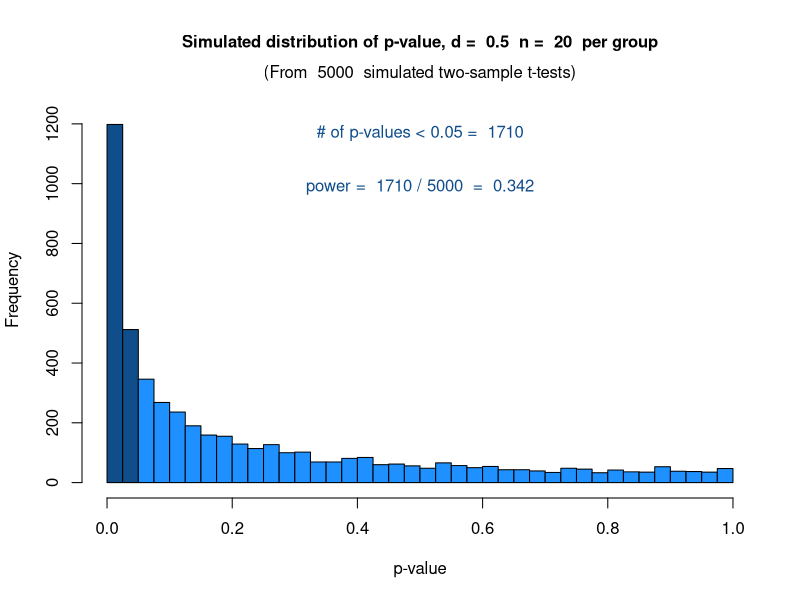
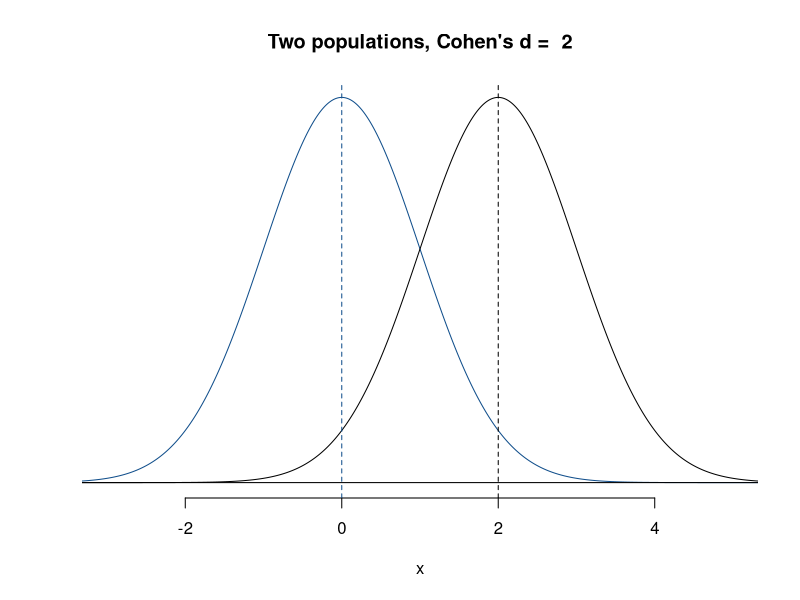
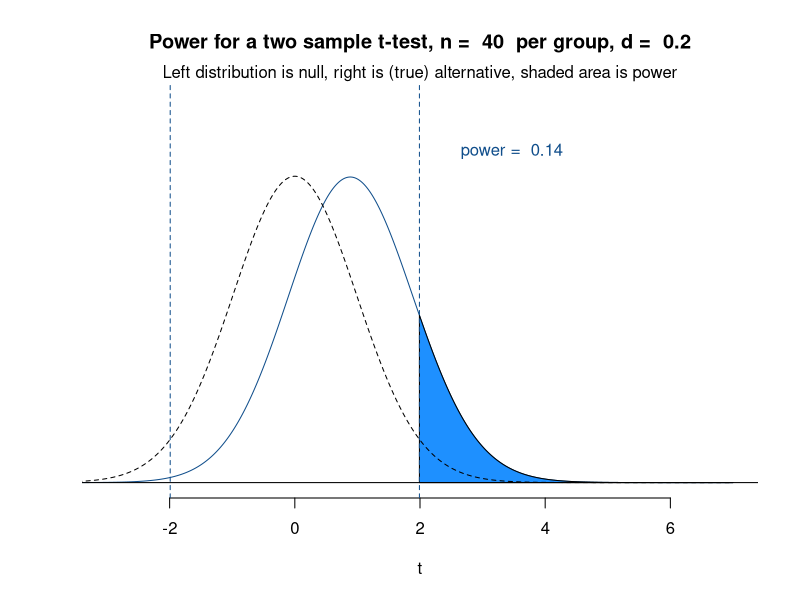
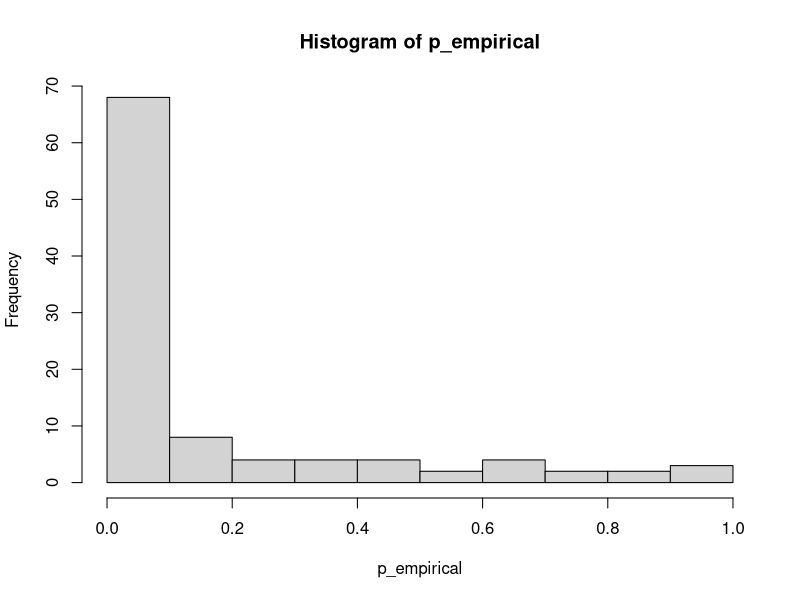

The R script that drew these images, in order:

d=0#cohen's d
#function to simulate p-value for 2 sample t test with n=10, d=1

get_p <- function(d=1,n=10) {
  group1 <- rnorm(n)
  group2 <- rnorm(n,mean=d)
  t.test(group1,group2,var.equal = TRUE)$p.value
}

#function to simulate distribution of p-value from get_p function
dist_p <- function(d=1,n=10,reps=1000) {
  pvals <- rep(0,reps)
  for (i in 1:reps) {
    pvals[i] <- get_p(d,n)
  }
  pvals
}

n=20 #sample size
d=0.5

reps=5000 #number of simulations

temp_p <- dist_p(d,n,reps) #get simulated p-values

h <- hist(temp_p,breaks=seq(from=0,to=1,by=0.025),plot=FALSE) #save histogram as h

max_count <- max(h$counts) #height of tallest bar on histogram

offset <- 0.02/((max_count-mean(h$counts))/reps+0.05) #code for adding space above bars when power is low

cutoff <- cut(h$breaks,c(-Inf,0.049,Inf)) #code for coloring histogram

plot(h,main=paste("Simulated distribution of p-value, d = ",d," n = ",n," per group"),cex.main=1,
     xlim=c(0,1),ylim=c(0,max_count*(1+offset)),xlab="p-value",col=c("dodgerblue4","dodgerblue")[cutoff])
mtext(paste("(From ",reps," simulated two-sample t-tests)"))

p_0.05 <-  sum(temp_p<=0.05) #how many significant p-values?

text(x=0.5,col="dodgerblue4",y=max_count*(0.9+offset),labels=paste("# of p-values < 0.05 = ",p_0.05))
text(x=0.5,col="dodgerblue4",y=max_count*(0.75+offset),labels=paste("power = ",p_0.05,"/",reps," = ",round(p_0.05/reps,3)))

#plot cohen's d

x <- seq(from=-4,to=7,by=0.01)
y1 <- dnorm(x,mean=0,sd=1)

d <- 2

y2 <- dnorm(x,mean=d,sd=1)
plot(x,y1,type="l",col="dodgerblue4",yaxt="n",bty="n",ylab="",
     main=paste("Two populations, Cohen's d = ",d),xlim=c(-3,5))
lines(x,y2)
abline(v=0,col="dodgerblue4",lty=2)
abline(v=d,lty=2)
abline(h=0)

#plot power
d=0.2
n=40
t1=dt(x,df=2*n-2)
t2=dt(x,df=2*n-2,ncp=d/sqrt(2/n))

crit <- qt(0.975,df=2*n-2)
x.shade <- c(crit,seq(from=crit,to=7,by=0.01),7)
y.shade <- c(0,dt(x.shade[2:(length(x.shade)-1)],df=2*n-2,ncp=d/sqrt(2/n)),0)

plot(x,t2,type="l",col="dodgerblue4",xlab="t",yaxt="n",bty="n",ylab="",ylim=c(0,0.5),
     xlim=c(-3,7),main=paste("Power for a two sample t-test, n = ",n," per group, d = ",d))
mtext(paste("Left distribution is null, right is (true) alternative, shaded area is power"))
polygon(x.shade,y.shade,col="dodgerblue")
lines(x,t1,lty=2)
abline(v=qt(0.975,df=2*n-2),lty=2,col="dodgerblue4")
abline(v=qt(0.025,df=2*n-2),lty=2,col="dodgerblue4")
abline(h=0)



power <-  round(power.t.test(n=n,delta=d,type="two.sample",alternative="two.sided")$power,2)

text(x=crit+0.5,y=0.43,col="dodgerblue4",labels=paste("power = ",power),pos=4)

#########################################

t_empirical <- seq(from=-5,to=5,by=0.1)
p_empirical <- rep(0,length(t_empirical))
for (i in 1:length(t_empirical)) {
  p_empirical[i] <- pt(abs(t_empirical[i]),df=200,lower.tail = FALSE)*2
}

hist(p_empirical)
cbind(p_empirical,t_empirical)
